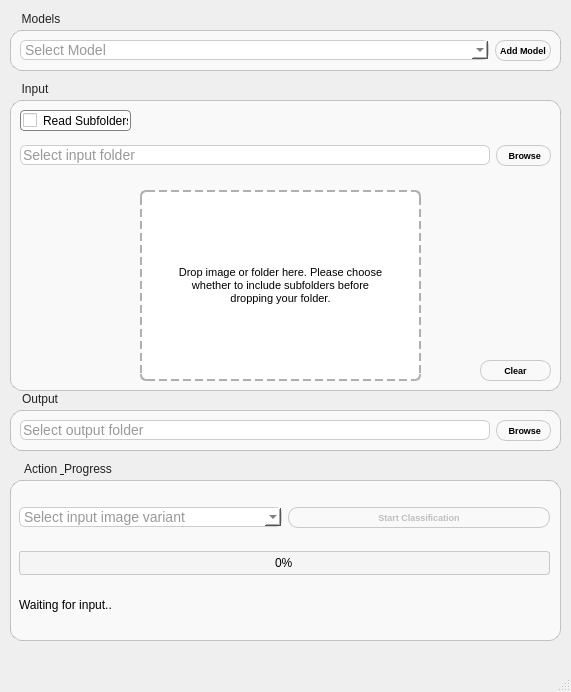
<?xml version="1.0" encoding="UTF-8"?>
<ui version="4.0">
 <class>MainWindow</class>
 <widget class="QMainWindow" name="MainWindow">
  <property name="geometry">
   <rect>
    <x>0</x>
    <y>0</y>
    <width>571</width>
    <height>692</height>
   </rect>
  </property>
  <property name="windowTitle">
   <string>Batch Classification</string>
  </property>
  <widget class="QWidget" name="centralwidget">
   <widget class="QWidget" name="horizontalLayoutWidget">
    <property name="geometry">
     <rect>
      <x>10</x>
      <y>10</y>
      <width>551</width>
      <height>61</height>
     </rect>
    </property>
    <layout class="QHBoxLayout" name="horizontalLayout">
     <item>
      <widget class="QGroupBox" name="groupBox">
       <property name="styleSheet">
        <string notr="true">QGroupBox {
    background-color: rgba(255, 255, 255, 0.6);
    border: 1px solid rgba(0, 0, 0, 0.2);
    border-radius: 12px;
    margin-top: 20px;
    padding: 10px;
}
QGroupBox::title {
    subcontrol-origin: margin;
    subcontrol-position: top left;
    padding: 2px 10px;
    color: #222;
    font-style: italic;
    font-size: 14px;
}
</string>
       </property>
       <property name="title">
        <string>Models</string>
       </property>
       <widget class="QWidget" name="horizontalLayoutWidget_2">
        <property name="geometry">
         <rect>
          <x>10</x>
          <y>20</y>
          <width>531</width>
          <height>41</height>
         </rect>
        </property>
        <layout class="QHBoxLayout" name="horizontalLayout_2">
         <item>
          <widget class="CheckableComboBox" name="cmbModels">
           <property name="sizePolicy">
            <sizepolicy hsizetype="Expanding" vsizetype="Fixed">
             <horstretch>0</horstretch>
             <verstretch>0</verstretch>
            </sizepolicy>
           </property>
           <property name="styleSheet">
            <string notr="true">QComboBox {
    border: 1px solid #CCCCCC;
    border-radius: 6px;
    background-color: #FFFFFF;
    font-size: 14px;
    color: #333333;
}

QComboBox:hover {
    border-color: #888888;
}</string>
           </property>
           <property name="currentText">
            <string/>
           </property>
           <property name="placeholderText">
            <string>Select Model</string>
           </property>
          </widget>
         </item>
         <item>
          <widget class="QPushButton" name="AddModelButton">
           <property name="sizePolicy">
            <sizepolicy hsizetype="Preferred" vsizetype="Fixed">
             <horstretch>0</horstretch>
             <verstretch>0</verstretch>
            </sizepolicy>
           </property>
           <property name="font">
            <font>
             <pointsize>7</pointsize>
             <weight>75</weight>
             <bold>true</bold>
            </font>
           </property>
           <property name="styleSheet">
            <string notr="true">QPushButton{
	background: qlineargradient(x1: 0, y1: 0, x2: 0, y2: 1,
                                stop: 0 #F0F0F0, stop: 0.8 #DCDCDC,
                                stop: 0.9 #DCDCDC, stop: 1.0 #C9C9C9);
	border-width: 1;
	border-radius: 10px;
	border-style: solid;
	border-color: rgb(201, 201, 201);
	padding: 4px;
}

QPushButton:hover{
	border-color: rgb(128, 128, 128); /*rgb(0, 145, 117)*/
	background-color: rgb(128, 128, 128);
	color: white;
}</string>
           </property>
           <property name="text">
            <string>Add Model</string>
           </property>
          </widget>
         </item>
        </layout>
       </widget>
      </widget>
     </item>
    </layout>
   </widget>
   <widget class="QGroupBox" name="groupBox_2">
    <property name="geometry">
     <rect>
      <x>10</x>
      <y>80</y>
      <width>551</width>
      <height>311</height>
     </rect>
    </property>
    <property name="styleSheet">
     <string notr="true">QGroupBox {
    background-color: rgba(255, 255, 255, 0.6);
    border: 1px solid rgba(0, 0, 0, 0.2);
    border-radius: 12px;
    margin-top: 20px;
    padding: 10px;
}
QGroupBox::title {
    subcontrol-origin: margin;
    subcontrol-position: top left;
    padding: 2px 10px;
    color: #222;
    font-style: italic;
    font-size: 14px;
}</string>
    </property>
    <property name="title">
     <string>Input</string>
    </property>
    <widget class="QWidget" name="horizontalLayoutWidget_3">
     <property name="geometry">
      <rect>
       <x>10</x>
       <y>60</y>
       <width>531</width>
       <height>31</height>
      </rect>
     </property>
     <layout class="QHBoxLayout" name="horizontalLayout_3">
      <item>
       <widget class="QLineEdit" name="InputPathLineEdit">
        <property name="acceptDrops">
         <bool>false</bool>
        </property>
        <property name="styleSheet">
         <string notr="true">QLineEdit {
    border: 1px solid #CCCCCC;
    border-radius: 6px;
    background-color: #FFFFFF;
    font-size: 14px;
    color: #333333;
}

QLineEdit:hover {
    border-color: #888888;
}</string>
        </property>
        <property name="placeholderText">
         <string>Select input folder</string>
        </property>
       </widget>
      </item>
      <item>
       <widget class="QPushButton" name="InputBrowseButton">
        <property name="sizePolicy">
         <sizepolicy hsizetype="Preferred" vsizetype="Fixed">
          <horstretch>0</horstretch>
          <verstretch>0</verstretch>
         </sizepolicy>
        </property>
        <property name="font">
         <font>
          <pointsize>7</pointsize>
          <weight>75</weight>
          <bold>true</bold>
         </font>
        </property>
        <property name="styleSheet">
         <string notr="true">QPushButton{
	background: qlineargradient(x1: 0, y1: 0, x2: 0, y2: 1,
                                stop: 0 #F0F0F0, stop: 0.8 #DCDCDC,
                                stop: 0.9 #DCDCDC, stop: 1.0 #C9C9C9);
	border-width: 1;
	border-radius: 10px;
	border-style: solid;
	border-color: rgb(201, 201, 201);
	padding: 4px;
}

QPushButton:hover{
	border-color: rgb(128, 128, 128); /*rgb(0, 145, 117)*/
	background-color: rgb(128, 128, 128);
	color: white;
}</string>
        </property>
        <property name="text">
         <string>   Browse  </string>
        </property>
       </widget>
      </item>
     </layout>
    </widget>
    <widget class="QFrame" name="DragDropArea">
     <property name="geometry">
      <rect>
       <x>130</x>
       <y>110</y>
       <width>281</width>
       <height>191</height>
      </rect>
     </property>
     <property name="acceptDrops">
      <bool>true</bool>
     </property>
     <property name="styleSheet">
      <string notr="true">QFrame#DragDropArea{
    background-color: #FFFFFF;       
    border: 2px dashed #B0B0B0;     
    border-radius: 6px;              
}

QFrame#DragDropArea:hover {
    background-color: #F5F5F5;       
    border: 2px dashed #909090;      
}</string>
     </property>
     <property name="frameShape">
      <enum>QFrame::Box</enum>
     </property>
     <widget class="QLabel" name="label">
      <property name="geometry">
       <rect>
        <x>30</x>
        <y>50</y>
        <width>221</width>
        <height>91</height>
       </rect>
      </property>
      <property name="font">
       <font>
        <pointsize>8</pointsize>
        <weight>50</weight>
        <bold>false</bold>
       </font>
      </property>
      <property name="styleSheet">
       <string notr="true">QLabel#dragHintLabel {
    color: rgba(85, 85, 85, 180);   
    qproperty-alignment: AlignCenter; 
    background: transparent;     
	border: none    
}</string>
      </property>
      <property name="text">
       <string>Drop image or folder here. Please choose whether to include subfolders before dropping your folder.</string>
      </property>
      <property name="alignment">
       <set>Qt::AlignCenter</set>
      </property>
      <property name="wordWrap">
       <bool>true</bool>
      </property>
     </widget>
    </widget>
    <widget class="QPushButton" name="ImageClearButton">
     <property name="geometry">
      <rect>
       <x>470</x>
       <y>280</y>
       <width>71</width>
       <height>21</height>
      </rect>
     </property>
     <property name="sizePolicy">
      <sizepolicy hsizetype="Preferred" vsizetype="Preferred">
       <horstretch>0</horstretch>
       <verstretch>0</verstretch>
      </sizepolicy>
     </property>
     <property name="font">
      <font>
       <pointsize>7</pointsize>
       <weight>75</weight>
       <bold>true</bold>
      </font>
     </property>
     <property name="styleSheet">
      <string notr="true">QPushButton{
	background: qlineargradient(x1: 0, y1: 0, x2: 0, y2: 1,
                                stop: 0 #F0F0F0, stop: 0.8 #DCDCDC,
                                stop: 0.9 #DCDCDC, stop: 1.0 #C9C9C9);
	border-width: 1;
	border-radius: 10px;
	border-style: solid;
	border-color: rgb(201, 201, 201);
	padding: 4px;
}

QPushButton:hover{
	border-color: rgb(128, 128, 128); /*rgb(0, 145, 117)*/
	background-color: rgb(128, 128, 128);
	color: white;
}</string>
     </property>
     <property name="text">
      <string>Clear</string>
     </property>
    </widget>
    <widget class="QCheckBox" name="checkBoxIncludeSubdirs">
     <property name="geometry">
      <rect>
       <x>10</x>
       <y>30</y>
       <width>111</width>
       <height>21</height>
      </rect>
     </property>
     <property name="sizePolicy">
      <sizepolicy hsizetype="Preferred" vsizetype="Fixed">
       <horstretch>0</horstretch>
       <verstretch>0</verstretch>
      </sizepolicy>
     </property>
     <property name="styleSheet">
      <string notr="true">border: 1px solid gray;
background-color: rgb(255, 255, 255);
border-radius: 4px;
padding: 2px;</string>
     </property>
     <property name="text">
      <string>Read Subfolders</string>
     </property>
    </widget>
   </widget>
   <widget class="QGroupBox" name="groupBox_3">
    <property name="geometry">
     <rect>
      <x>10</x>
      <y>390</y>
      <width>551</width>
      <height>61</height>
     </rect>
    </property>
    <property name="styleSheet">
     <string notr="true">QGroupBox {
    background-color: rgba(255, 255, 255, 0.6);
    border: 1px solid rgba(0, 0, 0, 0.2);
    border-radius: 12px;
    margin-top: 20px;
    padding: 10px;
}
QGroupBox::title {
    subcontrol-origin: margin;
    subcontrol-position: top left;
    padding: 2px 10px;
    color: #222;
    font-style: italic;
    font-size: 14px;
}</string>
    </property>
    <property name="title">
     <string>Output</string>
    </property>
    <widget class="QWidget" name="horizontalLayoutWidget_4">
     <property name="geometry">
      <rect>
       <x>10</x>
       <y>20</y>
       <width>531</width>
       <height>41</height>
      </rect>
     </property>
     <layout class="QHBoxLayout" name="horizontalLayout_4">
      <item>
       <widget class="QLineEdit" name="OutputPathLineEdit">
        <property name="sizePolicy">
         <sizepolicy hsizetype="Expanding" vsizetype="Fixed">
          <horstretch>0</horstretch>
          <verstretch>0</verstretch>
         </sizepolicy>
        </property>
        <property name="acceptDrops">
         <bool>false</bool>
        </property>
        <property name="styleSheet">
         <string notr="true">QLineEdit {
    border: 1px solid #CCCCCC;
    border-radius: 6px;
    background-color: #FFFFFF;
    font-size: 14px;
    color: #333333;
}

QLineEdit:hover {
    border-color: #888888;
}</string>
        </property>
        <property name="placeholderText">
         <string>Select output folder</string>
        </property>
       </widget>
      </item>
      <item>
       <widget class="QPushButton" name="OutputBrowseButton">
        <property name="font">
         <font>
          <pointsize>7</pointsize>
          <weight>75</weight>
          <bold>true</bold>
         </font>
        </property>
        <property name="styleSheet">
         <string notr="true">QPushButton{
	background: qlineargradient(x1: 0, y1: 0, x2: 0, y2: 1,
                                stop: 0 #F0F0F0, stop: 0.8 #DCDCDC,
                                stop: 0.9 #DCDCDC, stop: 1.0 #C9C9C9);
	border-width: 1;
	border-radius: 10px;
	border-style: solid;
	border-color: rgb(201, 201, 201);
	padding: 4px;
}

QPushButton:hover{
	border-color: rgb(128, 128, 128); /*rgb(0, 145, 117)*/
	background-color: rgb(128, 128, 128);
	color: white;
}</string>
        </property>
        <property name="text">
         <string>   Browse  </string>
        </property>
       </widget>
      </item>
     </layout>
    </widget>
   </widget>
   <widget class="QGroupBox" name="groupBox_4">
    <property name="geometry">
     <rect>
      <x>10</x>
      <y>460</y>
      <width>551</width>
      <height>181</height>
     </rect>
    </property>
    <property name="styleSheet">
     <string notr="true">QGroupBox {
    background-color: rgba(255, 255, 255, 0.6);
    border: 1px solid rgba(0, 0, 0, 0.2);
    border-radius: 12px;
    margin-top: 20px;
    padding: 10px;
}
QGroupBox::title {
    subcontrol-origin: margin;
    subcontrol-position: top left;
    padding: 2px 10px;
    color: #222;
    font-style: italic;
    font-size: 14px;
}</string>
    </property>
    <property name="title">
     <string>Action &amp; Progress</string>
    </property>
    <widget class="QWidget" name="verticalLayoutWidget">
     <property name="geometry">
      <rect>
       <x>9</x>
       <y>30</y>
       <width>531</width>
       <height>141</height>
      </rect>
     </property>
     <layout class="QVBoxLayout" name="verticalLayout">
      <item>
       <layout class="QHBoxLayout" name="horizontalLayout_5">
        <item>
         <widget class="QComboBox" name="VariantCombo">
          <property name="enabled">
           <bool>true</bool>
          </property>
          <property name="styleSheet">
           <string notr="true">QComboBox {
    border: 1px solid #CCCCCC;
    border-radius: 6px;
    background-color: #FFFFFF;
    font-size: 14px;
    color: #333333;
}

QComboBox:hover {
    border-color: #888888;
}</string>
          </property>
          <property name="editable">
           <bool>false</bool>
          </property>
          <property name="currentText">
           <string/>
          </property>
          <property name="placeholderText">
           <string>Select input image variant</string>
          </property>
         </widget>
        </item>
        <item>
         <widget class="QPushButton" name="StartButton">
          <property name="enabled">
           <bool>false</bool>
          </property>
          <property name="sizePolicy">
           <sizepolicy hsizetype="Preferred" vsizetype="Fixed">
            <horstretch>0</horstretch>
            <verstretch>0</verstretch>
           </sizepolicy>
          </property>
          <property name="font">
           <font>
            <pointsize>7</pointsize>
            <weight>75</weight>
            <bold>true</bold>
           </font>
          </property>
          <property name="styleSheet">
           <string notr="true">QPushButton{
	background: qlineargradient(x1: 0, y1: 0, x2: 0, y2: 1,
                                stop: 0 #F0F0F0, stop: 0.8 #DCDCDC,
                                stop: 0.9 #DCDCDC, stop: 1.0 #C9C9C9);
	border-width: 1;
	border-radius: 10px;
	border-style: solid;
	border-color: rgb(201, 201, 201);
	padding: 4px;
}

QPushButton:hover{
	border-color: rgb(128, 128, 128); /*rgb(0, 145, 117)*/
	background-color: rgb(128, 128, 128);
	color: white;
}</string>
          </property>
          <property name="text">
           <string>Start Classification</string>
          </property>
         </widget>
        </item>
       </layout>
      </item>
      <item>
       <widget class="QProgressBar" name="progressBar">
        <property name="styleSheet">
         <string notr="true">QProgressBar {
	border-width: 1;
	border-radius: 3px;
	border-style: solid;
	border-color: rgb(201, 201, 201);
	text-align: center;
	background-color: #F5F5F5;
}

QProgressBar::chunk {
	background-color: qlineargradient(x1:0, y1:0, x2:0.5, y2:0, stop:0 #F0F0F0, stop:1 rgb(0, 145, 117));
}</string>
        </property>
        <property name="value">
         <number>0</number>
        </property>
       </widget>
      </item>
      <item>
       <widget class="QLabel" name="StatusLabel">
        <property name="sizePolicy">
         <sizepolicy hsizetype="Preferred" vsizetype="Fixed">
          <horstretch>0</horstretch>
          <verstretch>0</verstretch>
         </sizepolicy>
        </property>
        <property name="text">
         <string>Waiting for input..</string>
        </property>
       </widget>
      </item>
     </layout>
    </widget>
   </widget>
  </widget>
  <widget class="QMenuBar" name="menubar">
   <property name="geometry">
    <rect>
     <x>0</x>
     <y>0</y>
     <width>571</width>
     <height>22</height>
    </rect>
   </property>
  </widget>
  <widget class="QStatusBar" name="statusbar"/>
 </widget>
 <customwidgets>
  <customwidget>
   <class>CheckableComboBox</class>
   <extends>QComboBox</extends>
   <header>UserInterface.checkable_combo_box</header>
  </customwidget>
 </customwidgets>
 <resources/>
 <connections/>
</ui>
